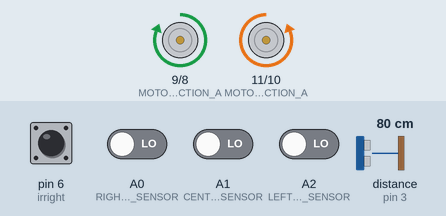
Simulated run of this sketch. Board: Arduino Uno, built with avr-gcc and run on an emulated ATmega328P. Shown: motor-driver pin pairs drawn as motors (green arrow = first pin HIGH = forward, orange = second pin HIGH = backward, longer = more drive, scaled by the enable pin). Wiring (inferred from the names in the program): ultrasonic range finder: trigger pin 2; echo pin 3. Inputs (shaded band) come from the test bench; at power-on: pin 6 (irright) HIGH, A0 (RIGHT_LINE_SENSOR), A1 (CENTER_LINE_SENSOR), A2 (LEFT_LINE_SENSOR) LOW, distance to the obstacle (sensor on pin 3) 80 cm. The echo pulse lasts 58.3 µs per cm.

Above: at 1.3 s.
1.4 s: distance to the obstacle (sensor on pin 3) set to 75 cm
2.9 s: distance to the obstacle (sensor on pin 3) set to 66 cm
At 3.9 s:
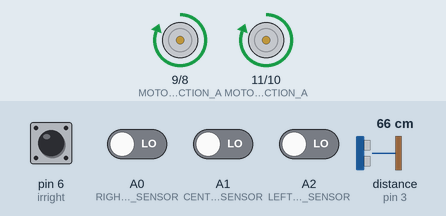
4.4 s: distance to the obstacle (sensor on pin 3) set to 120 cm
At 5.1 s:
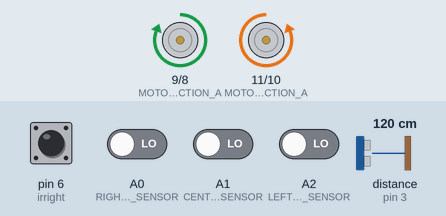
5.9 s: distance to the obstacle (sensor on pin 3) set to 2 cm
At 6.2 s:
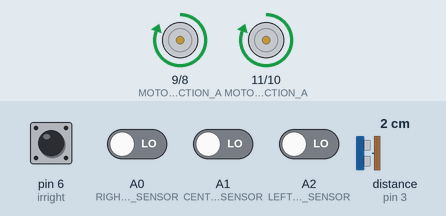
Timing chart, 0 to 8.4 s (numbered marks = the images above; inputs shaded):
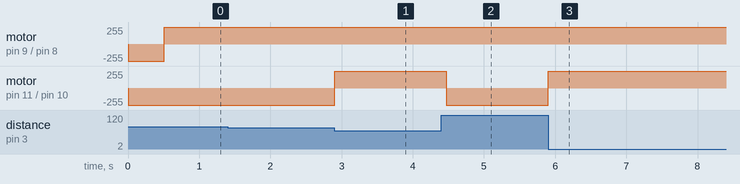

Measured:
- the behaviour switches between 72 and 71 cm on distance to the obstacle (sensor on pin 3) (found by bisection; images 0 and 1)
- after the input at 1.4 s, every drawn part: stays the same
- after the input at 2.9 s, motor on pin 11 (MOTOR_2_DIRECTION_A) / pin 10 (MOTOR_2_DIRECTION_B): backward 255/255 → forward 255/255 at once
- after the input at 4.4 s, motor on pin 11 (MOTOR_2_DIRECTION_A) / pin 10 (MOTOR_2_DIRECTION_B): forward 255/255 → backward 255/255 after 0.07 s
- after the input at 5.9 s, motor on pin 11 (MOTOR_2_DIRECTION_A) / pin 10 (MOTOR_2_DIRECTION_B): backward 255/255 → forward 255/255 at once

The sketch:

Line_follower.ino
```cpp
int TRIGPIN=2;
int ECHOPIN=3;
int irleft=5;
int irright=6;
float DISTANCE;
float DURATION;
int MOTOR_1_DIRECTION_A=9;
int MOTOR_1_DIRECTION_B=8;
int MOTOR_2_DIRECTION_A=11;
int MOTOR_2_DIRECTION_B=10;
int MOTOR_1_SPEED=A3;
int MOTOR_2_SPEED=A4;
int LEFT_LINE_SENSOR=A2;
int CENTER_LINE_SENSOR=A1;
int RIGHT_LINE_SENSOR=A0;
int LINER=0;

void setup() {
  // put your setup code here, to run once:
  Serial.begin(9600);
  pinMode(TRIGPIN,OUTPUT);
  pinMode(ECHOPIN,INPUT);
  pinMode(MOTOR_1_DIRECTION_A,OUTPUT);
  pinMode(MOTOR_1_DIRECTION_B,OUTPUT);
  pinMode(MOTOR_2_DIRECTION_A,OUTPUT);
  pinMode(MOTOR_2_DIRECTION_B,OUTPUT);
  pinMode(MOTOR_1_SPEED,OUTPUT);
  pinMode(MOTOR_2_SPEED,OUTPUT);

  pinMode(LEFT_LINE_SENSOR,INPUT);
  pinMode(CENTER_LINE_SENSOR,INPUT);
  pinMode(RIGHT_LINE_SENSOR,INPUT);
}
int ping(){
  digitalWrite(TRIGPIN,LOW);
  delayMicroseconds(10);
  digitalWrite(TRIGPIN,HIGH);
  delayMicroseconds(10);
  digitalWrite(TRIGPIN,LOW);
  DURATION=pulseIn(ECHOPIN,HIGH);
  DISTANCE=DURATION*0.034/2;
  return(DISTANCE);
}
void loop() {
  // put your main code here, to run repeatedly:
  int LINE_SENSE_LEFT =      digitalRead(LEFT_LINE_SENSOR);
  int LINE_SENSE_CENTER =    digitalRead(CENTER_LINE_SENSOR);
  int LINE_SENSE_RIGHT =     digitalRead(RIGHT_LINE_SENSOR);
  float VALUE;
  VALUE=ping();
  if(LINE_SENSE_LEFT==HIGH || LINE_SENSE_CENTER==HIGH || LINE_SENSE_RIGHT==HIGH)
  {
    LINER=LINER-1;
  }
  while((VALUE <= 70 && VALUE > 0) && LINER == 1)
  {
    ATTACK();
    delay(70);
    break;
  }
  if((digitalRead(irright)==LOW) && (digitalRead(irleft)== HIGH)){
      SPIN_LEFT();
      //break;
  }
   if((digitalRead(irright)==LOW) && (digitalRead(irleft)== HIGH)){
      SPIN_LEFT();
      //break;
  }
   while(LINER==1 && VALUE>70){
    SPIN_LEFT();
    //delay(10);
    break;
  }
  if(LINER == 0)
  {
    GO_BACKWARD();
    delay(500);
  }
  LINER = 1;
}


void ATTACK()
{
  digitalWrite(MOTOR_1_DIRECTION_A,HIGH);
  digitalWrite(MOTOR_2_DIRECTION_A,HIGH);
  digitalWrite(MOTOR_1_DIRECTION_B,LOW);
  digitalWrite(MOTOR_2_DIRECTION_B,LOW);
  analogWrite(MOTOR_1_SPEED,255);
  analogWrite(MOTOR_2_SPEED,255);

}

void GO_FORWARD_SLOW()
{
  digitalWrite(MOTOR_1_DIRECTION_A,HIGH);
  digitalWrite(MOTOR_2_DIRECTION_A,HIGH);
  digitalWrite(MOTOR_1_DIRECTION_B,LOW);
  digitalWrite(MOTOR_2_DIRECTION_B,LOW);
  analogWrite(MOTOR_1_SPEED,180);
  analogWrite(MOTOR_2_SPEED,180);
}

void GO_BACKWARD()
{
  digitalWrite(MOTOR_1_DIRECTION_A,LOW);
  digitalWrite(MOTOR_2_DIRECTION_A,LOW);
  digitalWrite(MOTOR_1_DIRECTION_B,HIGH);
  digitalWrite(MOTOR_2_DIRECTION_B,HIGH);
  analogWrite(MOTOR_1_SPEED,180);
  analogWrite(MOTOR_2_SPEED,180);
}

void STOP()
{

  analogWrite(MOTOR_1_SPEED,0);
  analogWrite(MOTOR_2_SPEED,0);
}

void SPIN_LEFT()
{
  digitalWrite(MOTOR_1_DIRECTION_A,HIGH);
  digitalWrite(MOTOR_2_DIRECTION_A,LOW);
  digitalWrite(MOTOR_1_DIRECTION_B,LOW);
  digitalWrite(MOTOR_2_DIRECTION_B,HIGH);
  analogWrite(MOTOR_1_SPEED,255);
  analogWrite(MOTOR_2_SPEED,255);
}

void SPIN_RIGHT()
{
  digitalWrite(MOTOR_1_DIRECTION_A,LOW);
  digitalWrite(MOTOR_2_DIRECTION_A,HIGH);
  digitalWrite(MOTOR_1_DIRECTION_B,HIGH);
  digitalWrite(MOTOR_2_DIRECTION_B,LOW);
  analogWrite(MOTOR_1_SPEED,255);
  analogWrite(MOTOR_2_SPEED,255);
}
```
